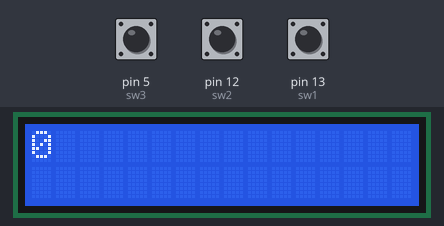
This sketch was run on a simulated Arduino Uno, built with avr-gcc and run on an emulated ATmega328P. Parts: 16×2 character LCD. The test bench sets the inputs (shaded band); at power-on: pin 5 (sw3) HIGH, pin 12 (sw2) HIGH, pin 13 (sw1) HIGH.

Above: at 1.2 s.
1.3 s: pin 5 (sw3) pulled LOW for 1 s
At 2.7 s:
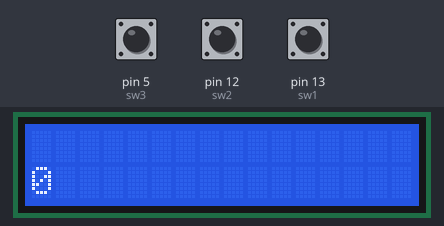
5.3 s: pin 12 (sw2) pulled LOW for 3.2 s
At 9.4 s:
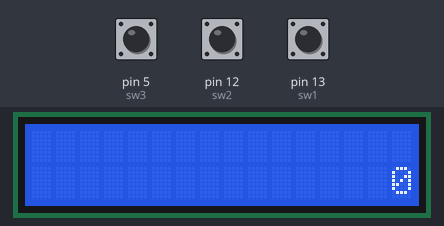
11.5 s: pin 5 (sw3) pulled LOW for 0.15 s
At 13.0 s:
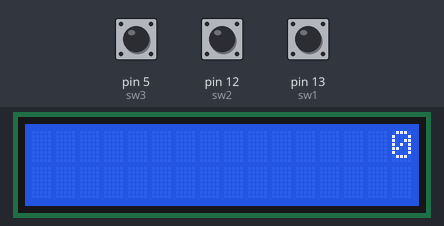
14.6 s: pin 13 (sw1) pulled LOW for 0.15 s
At 15.4 s:
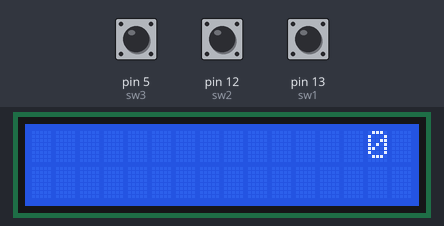
17.7 s: pin 13 (sw1) pulled LOW for 1 s
At 19.9 s:
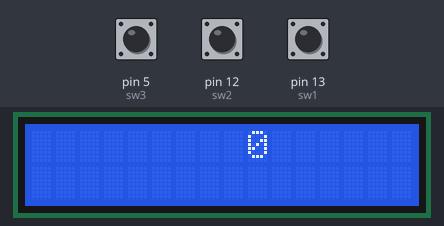
21.7 s: pin 5 (sw3) pulled LOW for 3.2 s
At 24.89 s:
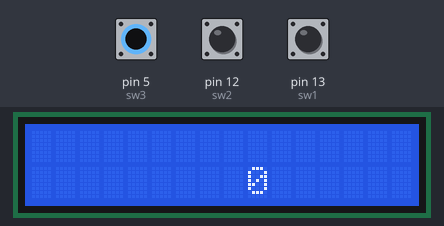
Timing chart, 0 to 26.4 s (numbered marks = the images above; inputs shaded):
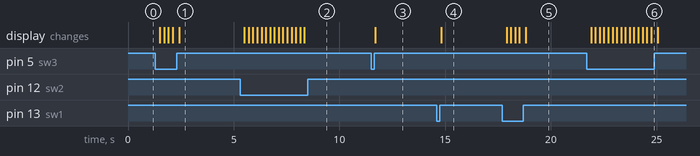

The sketch:

lcd_switch.ino
```cpp
#include<LiquidCrystal.h>
LiquidCrystal lcd(11,10,9,8,7,6);

int sw1 = 13; // left
int sw2 = 12; // right
int sw3 = 5; // up & down

void setup() {
pinMode(sw1,INPUT_PULLUP); // Switch num1
pinMode(sw2,INPUT_PULLUP); // Switch num2
pinMode(sw3,INPUT_PULLUP); // Switch num3
Serial.begin(9600);
lcd.begin(16,2); // lcd begin
}

int sw_1; // input swit
int sw_2; // input swit
int sw_3; // input swit
int move0; // move
int value = 0; // value line
int value_line = 0;
void loop() {
  sw_1 = digitalRead(13);
  sw_2 = digitalRead(12);
  sw_3 = digitalRead(5);
  if(sw_1 == 0) {
  if(value > 0)
  {
  value--;
  }
  delay(200);
  }
  if(sw_2 == 0) {
   if(value < 15)
   {
    value++;
   }
 delay(200);
  }
  if(sw_3 == 0) {
   if(value_line == 0)
   {
     value_line++;
   }
   else if(value_line == 1)
   {
     value_line--;
   }
  delay(200);
  }
  lcd.clear();
  lcd.setCursor(value,value_line);
  lcd.println("0");
}
```

Measured:
- after the input at 1.3 s, the display: changes after 0.21 s (image 1)
- after the input at 5.3 s, the display: first changes after 0.21 s (image 2 shows a later state)
- after the input at 11.5 s, the display: changes after 0.21 s (image 3)
- after the input at 14.6 s, the display: changes after 0.21 s (image 4)
- after the input at 17.7 s, the display: first changes after 0.20 s (image 5 shows a later state)
- after the input at 21.7 s, the display: changes after 0.20 s (image 6)
